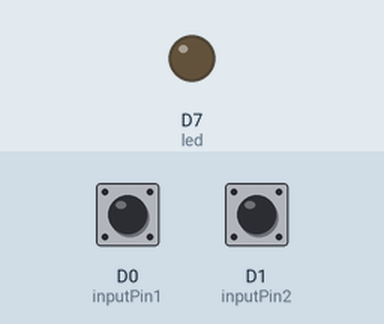
This sketch was run on a simulated Particle Photon. Shown: output pins drawn as LEDs (lit = HIGH). The test bench sets the inputs (shaded band); at power-on: D0 (inputPin1) HIGH, D1 (inputPin2) HIGH.

Above: at 1.2 s.
1.3 s: D0 (inputPin1) pulled LOW for 3.2 s
At 2.1 s:
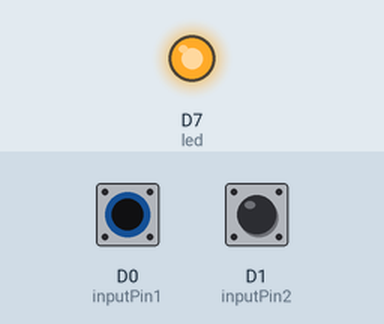
6.8 s: D1 (inputPin2) pulled LOW for 3.2 s
At 11.9 s:
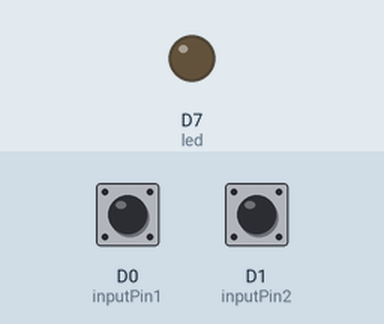
Timing chart, 0 to 13.4 s (numbered marks = the images above; inputs shaded):
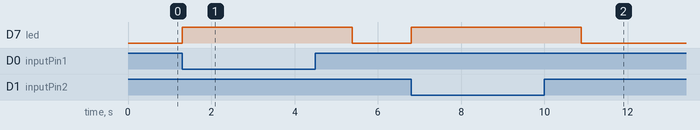

The sketch:

buttontrigger.ino
```cpp
//This code will let you attach two buttons to Pins D0 and D1 to trigger them to active IFTTT.
//The buttons should be connected to the GND pin on the photon to the button, then from the other side of the button to the pin D0 or D1
int inputPin1 = D0; // Button is connected to D0
int inputPin2 = D1; // Button is connected to D0
int led = D7;    // LED on Particle that is pin D7


void setup()
{
  pinMode(inputPin1, INPUT_PULLUP); // Initialize D3 pin as input with an internal pull-up resistor
  pinMode(inputPin2, INPUT_PULLUP); // Initialize D3 pin as input with an internal pull-up resistor
  pinMode(led, OUTPUT);          // Initialize D7 pin as output
}


void loop()
{
  int inputPin1State;
  int inputPin2State;

    inputPin1State = digitalRead(inputPin1);
    inputPin2State = digitalRead(inputPin2);

//first button checking state
  if(inputPin1State == LOW){      // Check State of the PIN (i.e. if the button has been pressed)
    digitalWrite(led, HIGH);   // Turn ON the LED
    Particle.publish("trigger","1");  //Send a message to IFTTT saying 'trigger' '1' has been activated
    delay(1000); // Wait 1 second so only one message is sent to IFTTT (as the loop function will run many times per second - we might not have let go of the button quickly enough in that time)
  }
  else
  {
    digitalWrite(led, LOW);  // Turn the LED off
  }

//onto the 2nd button checking state
  if(inputPin2State == LOW){      // Check State of the PIN (i.e. if the button has been pressed)
    digitalWrite(led, HIGH);   // Turn ON the LED
    Particle.publish("trigger","2");   //Send a message to IFTTT saying 'trigger' '2' has been activated
    delay(1000); // Wait 1 second so only one message is sent to IFTTT (as the loop function will run many times per second - we might not have let go of the button quickly enough in that time)
  }
  else
  {
    digitalWrite(led, LOW);  // Turn the LED off
  }


}
```

Measured:
- after the input at 1.3 s, D7 (led): LOW → HIGH at once, → LOW 4.1 s later
- after the input at 6.8 s, D7 (led): LOW → HIGH at once, → LOW 4.1 s later
